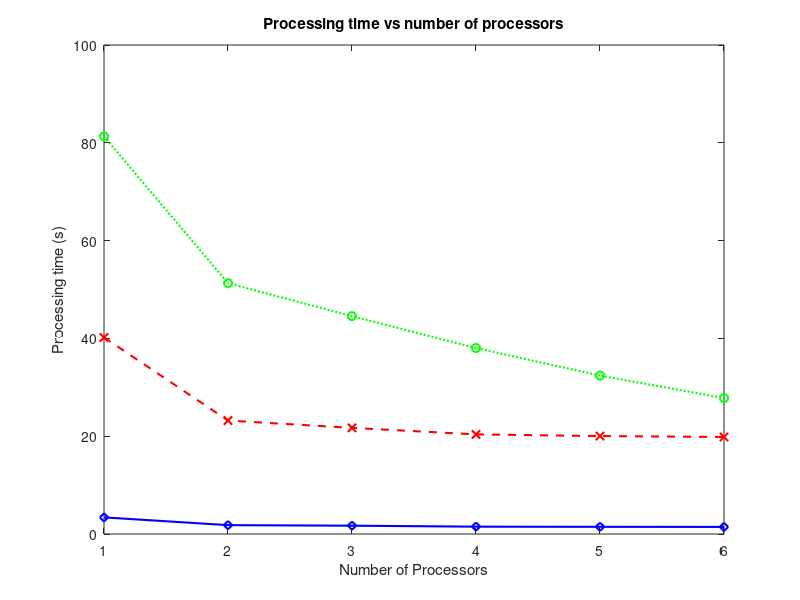

Write MATLAB code to recreate this figure. (Note: this script raises an error after producing the figure.)
% This function creates two graphs showing the processing time vs the number of processors for three different data sizes defined by the user.
% It also shows the mean processing time vs the number of processors for the three data sizes. If sequential processing (1 worker) is present,
% it will create an additional graph comparing sequential and parallel processing times.

% Input:
% - newList1: a list containing the processing time for each worker for the first data size defined by the user.
% - newList2: a list containing the processing time for each worker for the second data size defined by the user.
% - newList3: a list containing the processing time for each worker for the third data size defined by the user.
% - WorkerOptions: a list containing the number of workers (processors) to be used for the analysis.
% - DataOptions: a list containing the three data sizes to be analysed.
newList1=[3.4, 1.81, 1.7, 1.5, 1.47, 1.45];
newList2=[40.2, 23.2, 21.7,20.37, 20.03, 19.84];
newList3=[81.3,51.3,44.55,38.03,32.4,27.8];
WorkerOptions=[1,2, 3, 4, 5, 6];
DataOptions=[250;5000;10000];
% Check if sequential processing was done using 1 worker
sequential_processing = ismember(1, WorkerOptions);
%% First figure: Processing time vs number of processors
%% 250 data processed
figure(1)
plot(WorkerOptions, newList1, '-bd', 'LineWidth', 1.5)
xlabel('Number of Processors')
ylabel('Processing time (s)')
title('Processing time vs number of processors')
hold on

%% 5,000 data processed
plot(WorkerOptions, newList2, '--rx', 'LineWidth', 1.5)

%% 10,000 data processed
plot(WorkerOptions, newList3, ':go', 'LineWidth', 1.5)

% Specify x-tick locations and labels as integers
xtickformat('%.0f')
xticks(WorkerOptions)

legend([num2str(DataOptions(1)) ' Data'], [num2str(DataOptions(2)) ' Data'], [num2str(DataOptions(3)) ' Data']);


%% Second figure: Mean processing time
figure(2)
plot(WorkerOptions, newList1/DataOptions(1), '-bd')
hold on
plot(WorkerOptions, newList2/DataOptions(2), '-rx')
plot(WorkerOptions, newList3/DataOptions(3), '-go')
xlabel('Number of Processors')
ylabel('Mean processing time per datum (s)')
title('Mean processing time per datum vs number of processors')

% Specify x-tick locations and labels as integers
xtickformat('%.0f')
xticks(WorkerOptions)

legend([num2str(DataOptions(1)) ' Data'], [num2str(DataOptions(2)) ' Data'], [num2str(DataOptions(3)) ' Data']);

%% Third figure: Sequential vs Parallel processing speeds
if sequential_processing
    figure(3)
    
    sequential_idx = find(WorkerOptions == 1);
    
    % Separate worker options for sequential and parallel processing
    seq_worker = WorkerOptions(sequential_idx);
    par_worker = WorkerOptions(WorkerOptions ~= 1);
    
    % Extract sequential and parallel processing times
    seq_processing = [newList1(sequential_idx), newList2(sequential_idx), newList3(sequential_idx)];
    par_processing = [newList1(par_worker); newList2(par_worker); newList3(par_worker)]';
    
    % Plot the data on two y-axes
    yyaxis left
    plot(seq_worker, seq_processing(1), 'x', 'LineWidth', 1.5, 'Color', 'b')
    hold on
    plot(seq_worker, seq_processing(2), 'o', 'LineWidth', 1.5, 'Color', 'b')
    plot(seq_worker, seq_processing(3), '^', 'LineWidth', 1.5, 'Color', 'b')
    ylabel('Sequential processing time (s)')
    
    yyaxis right
    plot(par_worker, par_processing(:, 1), ':x', 'LineWidth', 1.5, 'Color', 'r')
    plot(par_worker, par_processing(:, 2), ':o', 'LineWidth', 1.5, 'Color', 'r')
    plot(par_worker, par_processing(:, 3), ':^', 'LineWidth', 1.5, 'Color', 'r')
    ylabel('Parallel processing time (s)')
    
    xlabel('Number of Workers')
    title('Sequential vs Parallel processing speeds')
    
    % Specify x-tick locations and labels as integers
    xtickformat('%.0f')
    xticks(WorkerOptions)


    legend([num2str(DataOptions(1)) ' Data (Sequential)'], [num2str(DataOptions(2)) ' Data (Sequential)'], [num2str(DataOptions(3)) ' Data (Sequential)'], [num2str(DataOptions(1)) ' Data (Parallel)'], [num2str(DataOptions(2)) ' Data (Parallel)'], [num2str(DataOptions(3)) ' Data (Parallel)']);
end

